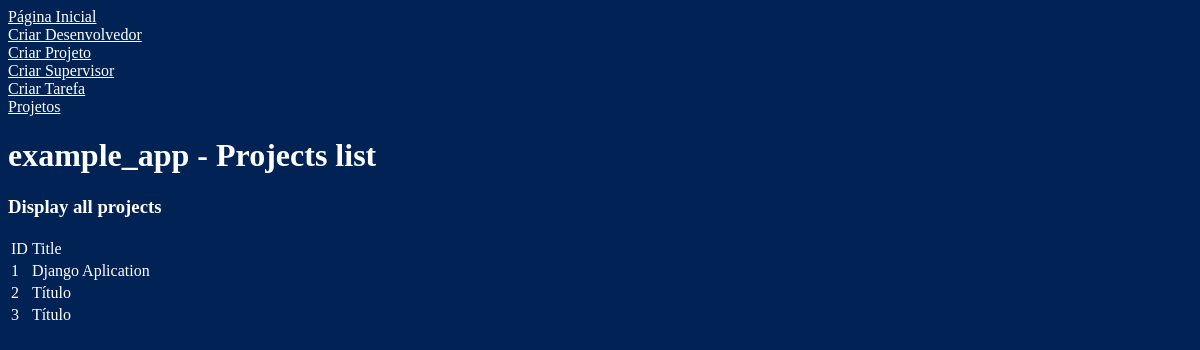
The app's page /, older data.
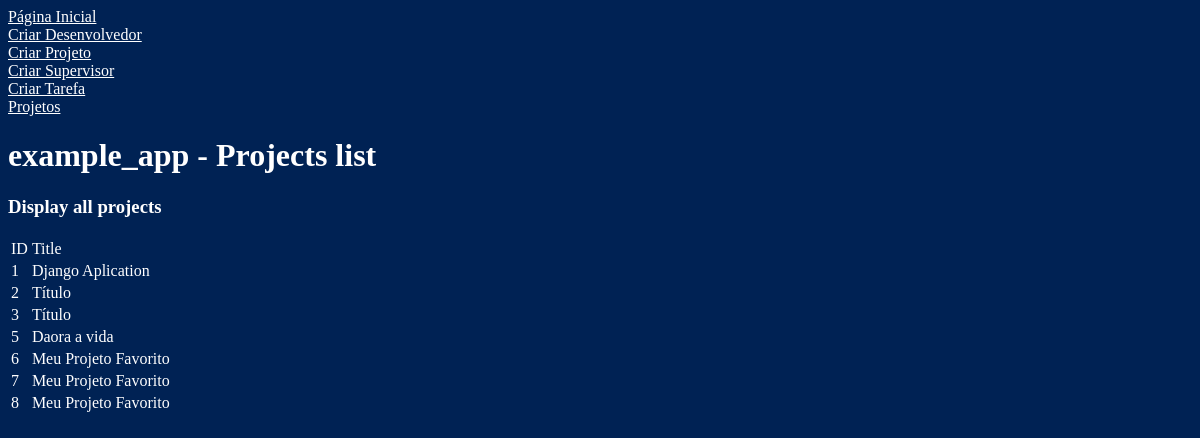
The same page, newer data.
### example_app/models.py (models this page shows, shortened)
class Project(models.Model):
	title 			= models.CharField(max_length=100, verbose_name="Title")
	description 	= models.CharField(max_length=1000, verbose_name="Description")
	client_name 	= models.CharField(max_length=1000, verbose_name="Client name")

### example_app/views/index.py (the view)
# urls.py: url(r'^$', 'example_app.views.index.page',name='index'),
def page(request):
	all_projects = Project.objects.all()
	return render(request, 'example_app/index.html',{'action':'Display all projects','all_projects':all_projects })

### example_app/templates/example_app/index.html (shortened to what this page needs)
{% extends "example_app/base.html" %}
{% block h1 %}
	{{ bloc.super }} Projects list
{% endblock %}
{% block article_content %}
	<h3>{{ action }}</h3>
	<table>
	{% if all_projects|length > 0 %}
		<thead>
			<tr>
				<td>ID</td>
				<td>Title</td>
			</tr>
		</thead>
		<tbody>
			{% for p in all_projects %}
			<tr>
				<td>{{ p.id }}</td>
				<td>{{ p.title }}</td>
			</tr>
			{% endfor %}
		</tbody>
	</table>
	{% else %}
		<span> There are no projects</span>
	{% endif %}
{% endblock %}

### example_app/templates/example_app/base.html (shortened to what this page needs)
<html>
<head>
	{% load staticfiles %}
	<link rel="stylesheet" type="text/css" href="{% static "example_app/css/base/style.css" %}">
</head>
<body>
	<div>
		<a href="{% url "index" %}">Página Inicial</a><br />
		<a href="{% url "create_developer" %}">Criar Desenvolvedor</a><br />
		<a href="{% url "create_project" %}">Criar Projeto</a><br />
		<a href="{% url "create_supervisor" %}">Criar Supervisor</a><br />
		<a href="{% url "create_task" %}">Criar Tarefa</a><br />
		<a href="{% url "project_detail" %}">Projetos</a><br />
	</div>
	<h1>
		example_app - {% block h1 %}{% endblock %}
	</h1>
	<article>
		{% block article_content %} {% endblock %}
	</article>
</body>
</html>

### example_app/static/example_app/css/base/style.css (style rules this page uses)
body { color: white; background-color: #002254; font-family: Ubuntu; }
a { color: white; }

Row changes from the older to the newer data that the page shows:
added Project: id "5", title "Daora a vida"
added Project: id "6", title "Meu Projeto Favorito"
added Project: id "7", title "Meu Projeto Favorito"
added Project: id "8", title "Meu Projeto Favorito"
